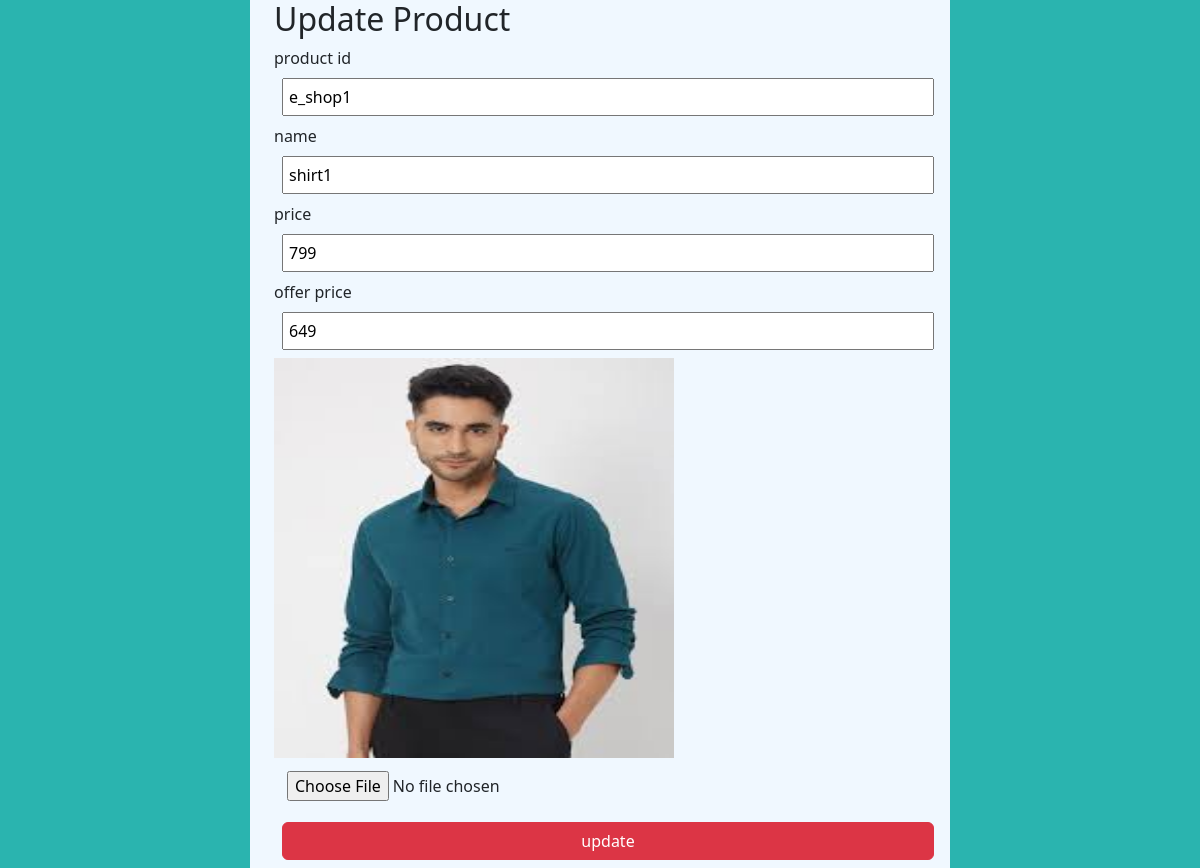
Page /edit_pro/1 on the committed database.
### app/models.py (models this page shows)
class products(models.Model):
    pro_id=models.TextField()
    name=models.TextField()
    price=models.IntegerField()
    offer_price=models.IntegerField()
    img=models.FileField()

### app/views.py (the view, shortened to what this page needs)
# urls.py: path('edit_pro/<id>',views.edit_pro),
def edit_pro(req,id):
    print(id)
    pro=products.objects.get(pk=id)
    return render(req,'shop/edit_pro.html',{'data':pro})

### templates/shop/edit_pro.html (shortened to what this page needs)
<!DOCTYPE html>
<html lang="en">
<head>
    {% load static %}
    <link href="https://cdn.jsdelivr.net/npm/bootstrap@5.3.3/dist/css/bootstrap.min.css" rel="stylesheet">
    <link rel="stylesheet" href="{% static '/css/edit.css' %}">
</head>
<body>
    <div class="form  container">
        <div class="container" >
            <h2>Update Product</h2>
        <form action="" method="post" enctype="multipart/form-data">
            <label for="">product id</label><br>
            <input type="text" name="pro_id" id="" placeholder="pro_id" value="{{data.pro_id}}"><br>
            <label for="">name</label><br>
            <input type="text" name="name" id="" placeholder="name" value="{{data.name}}"><br>
            <label for="">price</label><br>
            <input type="number" name="price" id="" placeholder="price" value="{{data.price}}"><br>
            <label for="">offer price</label><br>
            <input type="number" name="offer_price" id="" placeholder="offer_price" value="{{data.offer_price}}"><br>
            <img src="{{data.img.url}}" alt="" style="width: 400px; height: 400px;"><br>
            <input type="file" name="img" id="" value="{{data.img}}"><br>
            <input class="btn btn-danger" type="submit" value="update">
        </form>
        </div>
    </div>
</body>
</html>

### static/css/edit.css (style rules this page uses)
body { background-color: rgb(42, 180, 175); }
.form { width: 700px; background-color: aliceblue; }
input { padding: 5px; margin: 8px; width: 100%; }

### rows in the picture
products: pro_id "e_shop1", name "shirt1", price "799", offer_price "649", img (picture)
